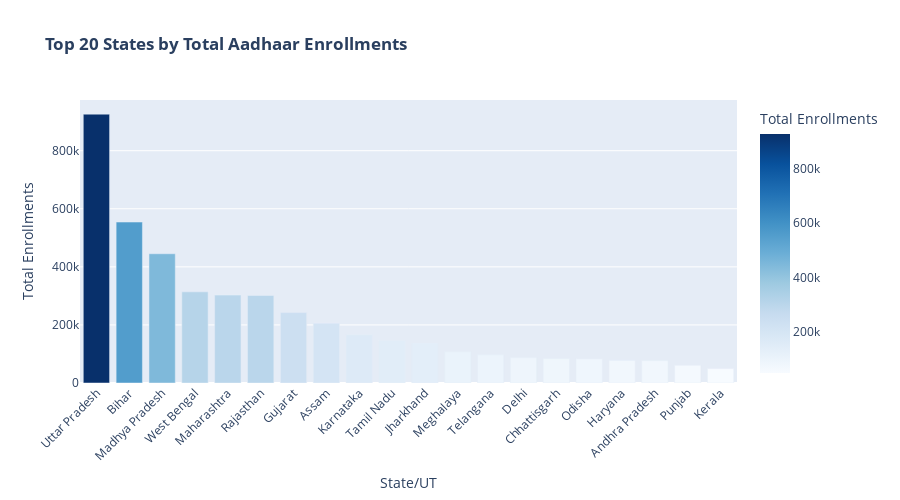

The notebook cell this image was saved under:
### Code cell
# Visualization: Top 20 States by Enrollment
fig = px.bar(
    state_enrollment.head(20),
    x='State',
    y='Total_Enrollments',
    color='Total_Enrollments',
    color_continuous_scale='Blues',
    title='<b>Top 20 States by Total Aadhaar Enrollments</b>',
    labels={'Total_Enrollments': 'Total Enrollments', 'State': 'State/UT'}
)
fig.update_layout(
    xaxis_tickangle=-45,
    height=500,
    showlegend=False
)
fig.show()
fig.write_html(OUTPUT_PATH / 'visualizations' / 'state_enrollments.html')

### Figure 1 — Plotly figure (JSON) as saved in the notebook; plotly's stock layout.template omitted (floating-point values rounded to 4 significant figures)
{"data": [{"hovertemplate": "State/UT=%{x}<br>Total Enrollments=%{marker.color}<extra></extra>", "legendgroup": "", "marker": {"color": [925857, 554318, 445113, 313851, 302655, 301320, 242507, 206076, 165889, 146226, 137588, 107787, 96966, 87618, 83907, 83066, 77838, 77236, 61005, 49611], "coloraxis": "coloraxis", "pattern": {"shape": ""}}, "name": "", "orientation": "v", "showlegend": false, "textposition": "auto", "type": "bar", "x": ["Uttar Pradesh", "Bihar", "Madhya Pradesh", "West Bengal", "Maharashtra", "Rajasthan", "Gujarat", "Assam", "Karnataka", "Tamil Nadu", "Jharkhand", "Meghalaya", "Telangana", "Delhi", "Chhattisgarh", "Odisha", "Haryana", "Andhra Pradesh", "Punjab", "Kerala"], "xaxis": "x", "y": [925857, 554318, 445113, 313851, 302655, 301320, 242507, 206076, 165889, 146226, 137588, 107787, 96966, 87618, 83907, 83066, 77838, 77236, 61005, 49611], "yaxis": "y"}], "layout": {"barmode": "relative", "coloraxis": {"colorbar": {"title": {"text": "Total Enrollments"}}, "colorscale": [[0, "rgb(247,251,255)"], [0.125, "rgb(222,235,247)"], [0.25, "rgb(198,219,239)"], [0.375, "rgb(158,202,225)"], [0.5, "rgb(107,174,214)"], [0.625, "rgb(66,146,198)"], [0.75, "rgb(33,113,181)"], [0.875, "rgb(8,81,156)"], [1, "rgb(8,48,107)"]]}, "height": 500, "legend": {"tracegroupgap": 0}, "showlegend": false, "title": {"text": "<b>Top 20 States by Total Aadhaar Enrollments</b>"}, "xaxis": {"anchor": "y", "domain": [0, 1], "tickangle": -45, "title": {"text": "State/UT"}}, "yaxis": {"anchor": "x", "domain": [0, 1], "title": {"text": "Total Enrollments"}}}}
